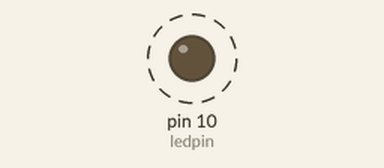
Recording of a sketch running on a simulated Arduino Uno, built with avr-gcc and run on an emulated ATmega328P. On the bench: output pins drawn as LEDs (lit = HIGH). Dashed ring = blinking.

Above: at 0.5 s.
Timing chart, 0 to 3.0 s (numbered marks = the images above):
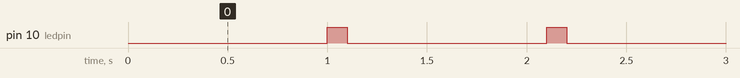

Measured:
- by itself, pin 10 (ledpin): alternates HIGH for 0.10 s and LOW for 1.0 s

The sketch:

relay_module_program_test.ino
```cpp
int ledpin=10;
void setup() {
  // put your setup code here, to run once:
pinMode(ledpin,OUTPUT);
}

void loop() {
  // put your main code here, to run repeatedly:
digitalWrite(ledpin,LOW);
delay(1000);
digitalWrite(ledpin,HIGH);
delay(100);


}
```
